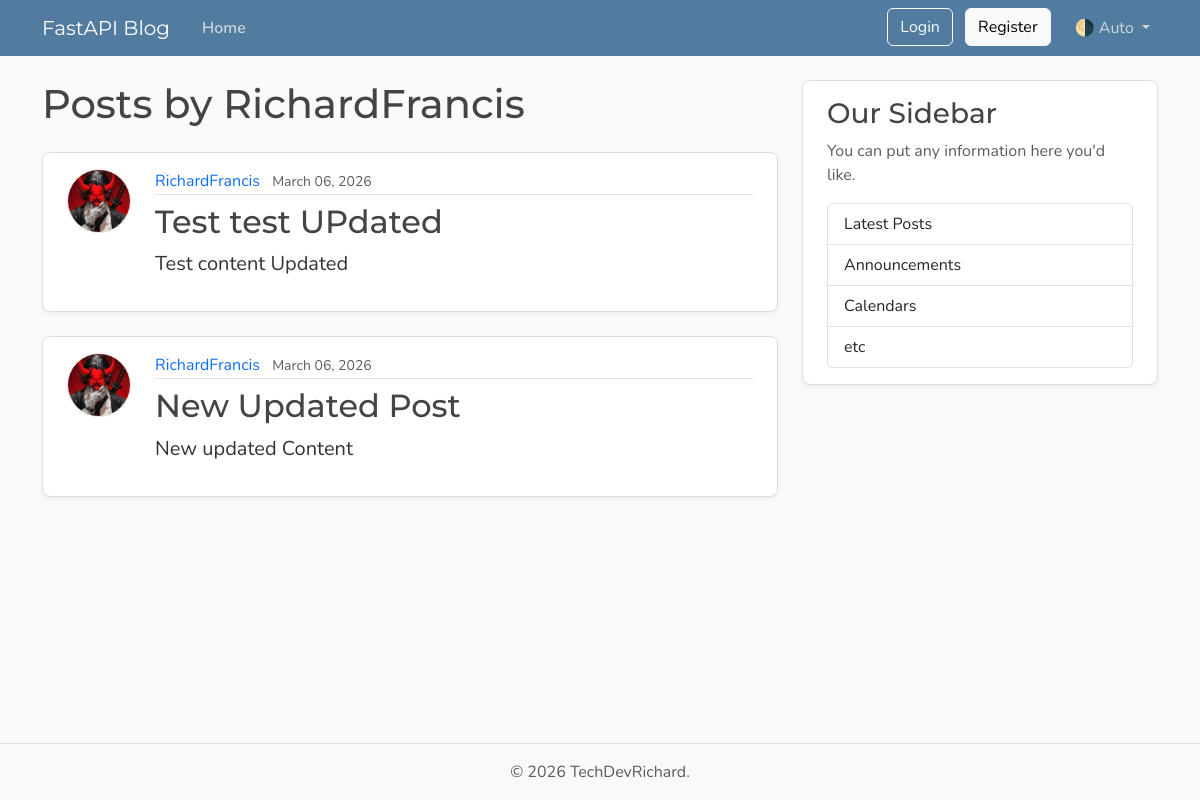
The page /users/1/posts on the database its author committed.
### models.py (models this page shows, shortened)
class User(Base):
    __tablename__ = "users"
    id: Mapped[int] = mapped_column(Integer, primary_key=True, index=True)
    username: Mapped[str] = mapped_column(String(50), unique=True, nullable=False)
    email: Mapped[str] = mapped_column(String(120), unique=True, nullable=False)
    password_hash: Mapped[str] = mapped_column(String(200), nullable=False)
    image_file: Mapped[str | None] = mapped_column(
        String(200),
        nullable=True,
        default=None,
    )
    posts: Mapped[list[Post]] = relationship(back_populates="author", cascade="all, delete-orphan")

class Post(Base):
    __tablename__ = "posts"
    id: Mapped[int] = mapped_column(Integer, primary_key=True, index=True)
    title: Mapped[str] = mapped_column(String(100), nullable=False)
    content: Mapped[str] = mapped_column(Text, nullable=False)
    user_id: Mapped[int] = mapped_column(
        ForeignKey("users.id"),
        nullable=False,
        index=True,
    )
    date_posted: Mapped[datetime] = mapped_column(
        DateTime(timezone=True),
        default=lambda: datetime.now(UTC),
    )
    author: Mapped[User] = relationship(back_populates="posts")

### main.py (the view)
@app.get("/users/{user_id}/posts", include_in_schema=False, name="user_posts")
async def user_posts_page(
    request: Request,
    user_id: int,
    db: Annotated[AsyncSession, Depends(get_db)],
):
    result = await db.execute(select(models.User).where(models.User.id == user_id))
    user = result.scalars().first()
    if not user:
        raise HTTPException(
            status_code=status.HTTP_404_NOT_FOUND,
            detail="User not found",
        )
    result = await db.execute(select(models.Post).options(selectinload(models.Post.author)).where(models.Post.user_id == user_id).order_by(models.Post.date_posted.desc()))
    posts = result.scalars().all()
    return templates.TemplateResponse(
        request,
        "user_posts.html",
        {"posts": posts, "user": user, "title": f"{user.username}'s Posts"},
    )

### templates/user_posts.html
{% extends "layout.html" %}
{% block content %}
  <h1 class="mb-4">Posts by {{ user.username }}</h1>
  {% for post in posts %}
    <article class="content-section py-3 px-4 mb-4">
      <div class="d-flex align-items-start gap-4">
        <img class="rounded-circle article-img flex-shrink-0"
             src="{{ post.author.image_path }}"
             alt="{{ post.author.username }}'s profile picture"
             width="64"
             height="64"
             loading="lazy">
        <div class="flex-grow-1">
          <div class="article-metadata mb-2">
            <a class="me-2"
               href="{{ url_for('user_posts', user_id=post.author.id) }}">{{ post.author.username }}</a>
            <small class="text-body-secondary">{{ post.date_posted.strftime("%B %d, %Y") }}</small>
          </div>
          <h2>
            <a class="article-title"
               href="{{ url_for('post_page', post_id=post.id) }}">{{ post.title }}</a>
          </h2>
          <p class="article-content">{{ post.content }}</p>
        </div>
      </div>
    </article>
  {% else %}
    <p class="text-body-secondary">No posts by this user yet.</p>
  {% endfor %}
{% endblock content %}

### static/css/main.css (style rules this page uses)
:root { --font-heading: "Montserrat", system-ui, -apple-system, BlinkMacSystemFont, sans-serif; --font-body: "Nunito", system-ui, -apple-system, BlinkMacSystemFont, sans-serif; --color-bg-body: #fafafa; --color-bg-content: #ffffff; --color-text-primary: #333333; --color-text-heading: #444444; --color-steel: #527c9f; --color-nav-link: #cbd5db; --color-nav-link-hover: #ffffff; --color-link-hover: #428bca; --color-border: #dddddd; --color-border-light: #e3e3e3; --spacing-xl: 5rem; --article-img-size: 4rem; --account-img-size: 7.813rem; }
body { font-family: var(--font-body); background: var(--color-bg-body); color: var(--color-text-primary); }
h1, h2, h3, h4, h5, h6 { font-family: var(--font-heading); color: var(--color-text-heading); }
a { text-decoration: none; }
.content-section { background: var(--color-bg-content); border: 1px solid var(--color-border); border-radius: 0.5rem; box-shadow: 0 2px 4px rgba(15, 23, 42, 0.05); transition: box-shadow 0.15s ease, transform 0.15s ease, border-color 0.15s ease; }
.article-title { color: var(--color-text-heading); transition: color 0.2s ease-in-out; }
.article-content { white-space: pre-line; font-size: 1.25rem; }
.article-img { height: var(--article-img-size); width: var(--article-img-size); flex-shrink: 0; object-fit: cover; border: 1px solid var(--color-border-light); box-shadow: 0 0 0 2px var(--color-bg-content); }
.article-metadata { padding-bottom: 0.063rem; border-bottom: 1px solid var(--color-border-light); }
.article-metadata a { transition: color 0.2s ease-in-out; }

### rows shown on the page
User: username "RichardFrancis"
Post: author.image_path (picture), author.username "RichardFrancis", date_posted "March 06, 2026", title "Test test UPdated", content "Test content Updated"
Post: author.image_path (picture), author.username "RichardFrancis", date_posted "March 06, 2026", title "New Updated Post", content "New updated Content"
